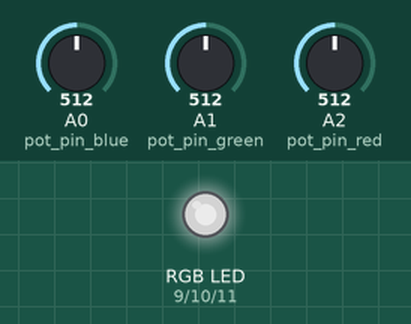
The sketch below on a simulated Arduino Uno, built with avr-gcc and run on an emulated ATmega328P. Shown: an RGB LED mixed from three pins (HIGH = lit). The inputs (shaded band) are chosen by the test bench; at power-on: A0 (pot_pin_blue) = 512, A1 (pot_pin_green) = 512, A2 (pot_pin_red) = 512. Dim RGB values are drawn brighter than linear.

Above: at 1.2 s.
1.3 s: A0 (pot_pin_blue) set to 716
At 2.0 s:
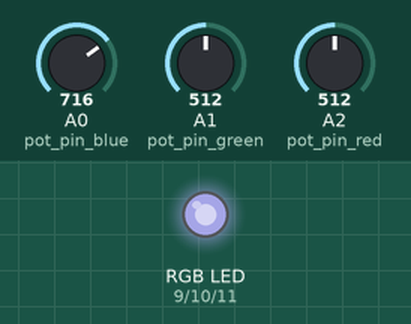
2.8 s: A1 (pot_pin_green) set to 716
At 3.1 s:
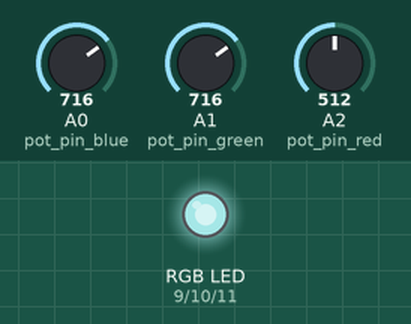
4.3 s: A2 (pot_pin_red) set to 716
At 5.5 s:
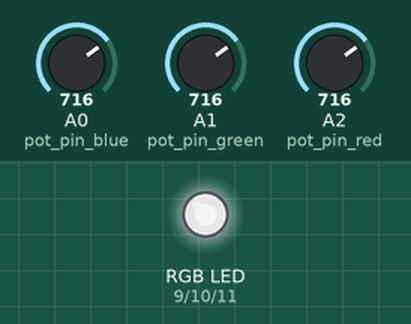
5.8 s: A0 (pot_pin_blue) set to 900
At 6.6 s:
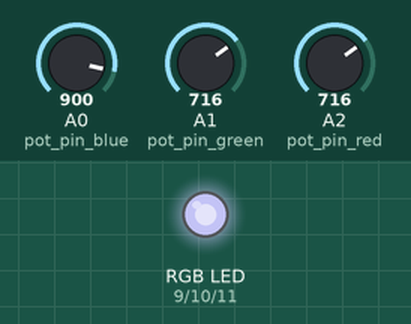
7.3 s: A1 (pot_pin_green) set to 900
At 7.8 s:
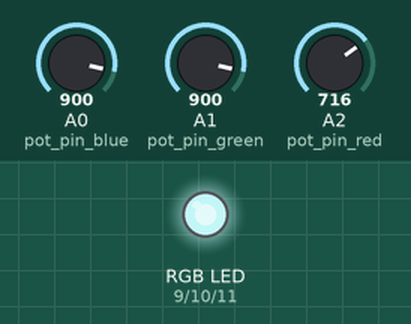
8.8 s: A2 (pot_pin_red) set to 900
At 10.1 s:
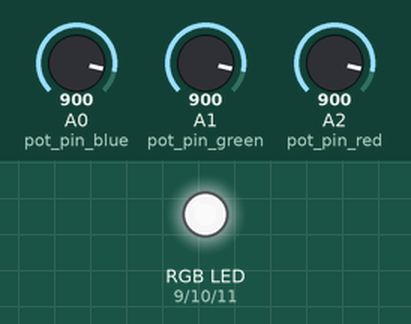
Timing chart, 0 to 11.3 s (numbered marks = the images above; inputs shaded):
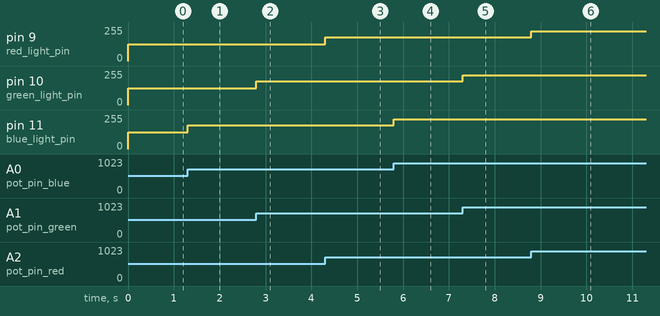

Measured:
- after the input at 1.3 s, pin 11 (blue_light_pin): 127/255 → 178/255 at once
- after the input at 2.8 s, pin 10 (green_light_pin): 127/255 → 178/255 at once
- after the input at 4.3 s, pin 9 (red_light_pin): 127/255 → 178/255 at once
- after the input at 5.8 s, pin 11 (blue_light_pin): 178/255 → 224/255 at once
- after the input at 7.3 s, pin 10 (green_light_pin): 178/255 → 224/255 at once
- after the input at 8.8 s, pin 9 (red_light_pin): 178/255 → 224/255 at once

The sketch:

RGBLedControlPot.ino
```cpp
#define red_light_pin  9
#define green_light_pin 10
#define blue_light_pin 11
#define pot_pin_red A2
#define pot_pin_green A1
#define pot_pin_blue A0
int pot_pin_red_value, pot_pin_green_value, pot_pin_blue_value;
int pin_red_value, pin_green_value, pin_blue_value;
void setup() {
  // put your setup code here, to run once:
  pinMode(pot_pin_red, INPUT);
  pinMode(pot_pin_green, INPUT);
  pinMode(pot_pin_blue, INPUT);
  pinMode(red_light_pin, OUTPUT);
  pinMode(green_light_pin, OUTPUT);
  pinMode(blue_light_pin, OUTPUT);
}

void loop() {
  // put your main code here, to run repeatedly:

  read_pot_values(pot_pin_red_value, pot_pin_green_value, pot_pin_blue_value);
  pin_red_value = map(pot_pin_red_value, 0, 1023, 0, 255);
  pin_green_value = map(pot_pin_green_value, 0, 1023, 0, 255);
  pin_blue_value = map(pot_pin_blue_value, 0, 1023, 0, 255);
  set_colour(pin_red_value, pin_green_value, pin_blue_value);

}
void read_pot_values(int &red, int &green, int &blue) {

   red = analogRead(pot_pin_red);
   green = analogRead(pot_pin_green);
   blue = analogRead(pot_pin_blue);
}
void set_colour(int red, int green, int blue) {

    analogWrite(red_light_pin, pin_red_value);
    analogWrite(green_light_pin, pin_green_value);
    analogWrite(blue_light_pin, pin_blue_value);

}
```
